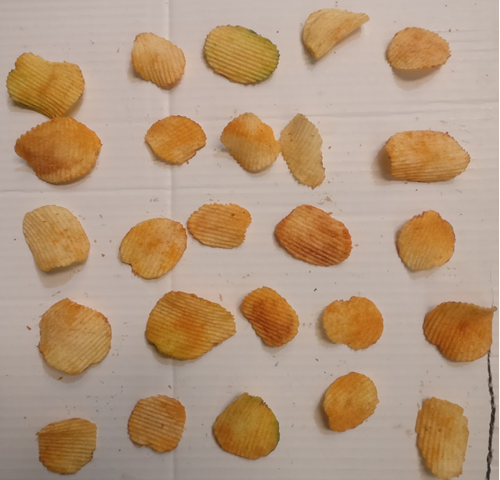
#> input picture Chips_qualityTest/test.png, 500 x 480 px
$ python finaltest.py
#> lines starting #> are read from the running program, lines starting #| are printed output that depends on the picture; after the words box and inside, x2 and y2 are one past the last pixel; in counts of white or black regions, pixels touching at a corner belong together
import cv2
import numpy as np
import imutils


img = cv2.imread('test.png')
#> img is the input picture: shape (480, 500, 3); mean B, G, R 126.6, 152.4, 179.7
hsv = cv2.cvtColor(img,cv2.COLOR_BGR2HSV)
#> hsv: shape (480, 500, 3); mean H, S, V 12.7, 78.3, 179.7
img1 = img.copy()
img2=cv2.cvtColor(img1,cv2.COLOR_BGR2GRAY)
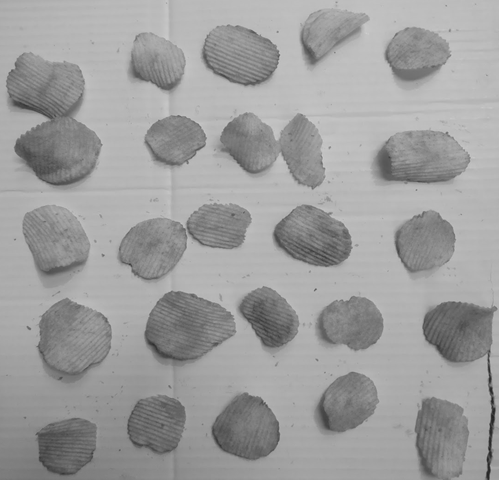
#> img2: shape (480, 500); min 30, max 255, mean 157.6


#low_limit = np.array([0,109,69])

low_limit = np.array([10,108,108])
high_limit = np.array([255,255,255])
mask = cv2.inRange(hsv,low_limit,high_limit)
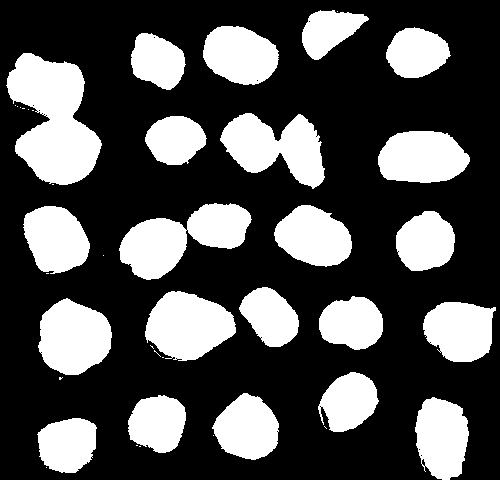
#> mask: shape (480, 500); 31.3% white; 41 white regions (19 under 20 px), largest, box (x1, y1, x2, y2) and area: (6, 53, 102, 185) 7887, (119, 203, 252, 280) 5396, (220, 113, 325, 189) 4682

blurred = cv2.GaussianBlur(mask, (5,5), 2)
bit = cv2.bitwise_and(img, img, mask = mask)
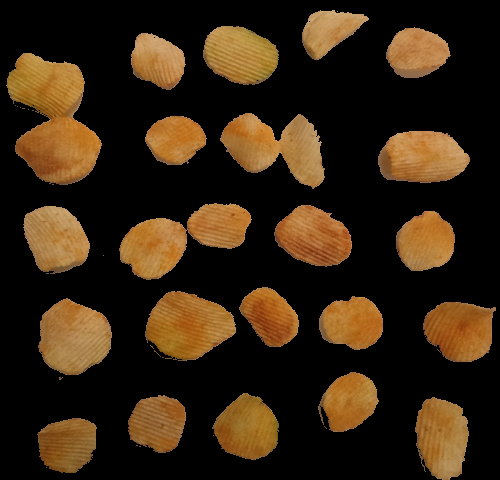
#> bit: shape (480, 500, 3); mean B, G, R 17, 36.3, 53.2

kernel = np.ones((0,0),np.uint8)
edged = cv2.erode(mask.copy(), kernel, iterations = 12)
#> edged: shape (480, 500); 6.6% white; 25 white regions, largest, box (x1, y1, x2, y2) and area: (53, 316, 98, 360) 1322, (162, 306, 219, 345) 1303, (36, 131, 85, 171) 1191
edged = cv2.dilate(edged, kernel, iterations = 12)
#> edged: shape (480, 500); 28.5% white; 25 white regions, largest, box (x1, y1, x2, y2) and area: (150, 294, 231, 357) 4183, (41, 304, 110, 372) 4034, (24, 119, 97, 183) 3903
edged = cv2.Canny(edged, 45,100)
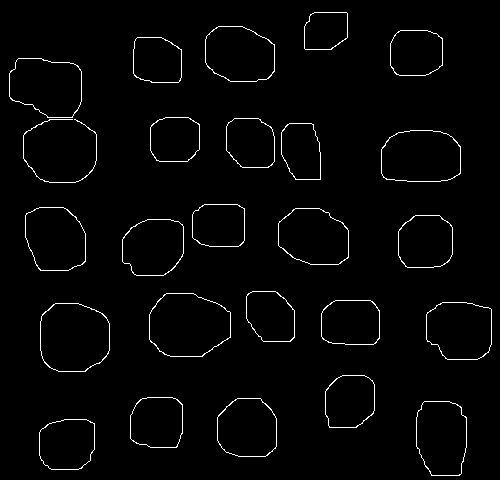
#> edged: shape (480, 500); 2.1% white in thin lines or dots

#time.sleep(1)

cnts,hierarchy = cv2.findContours(edged, cv2.RETR_EXTERNAL , cv2.CHAIN_APPROX_SIMPLE)
#> cnts = 25 contours; largest, box (x1, y1, x2, y2) and area: (149, 293, 231, 357) 4194, (40, 303, 110, 372) 4054, (381, 130, 461, 182) 3605, (9, 58, 82, 118) 3484, (278, 208, 349, 265) 3228

#cnt = imutils.grab_contours(cnt)
#time.sleep(1)

frame = img.copy()
cv2.drawContours(frame,cnts,-1,(255,0,0),1)
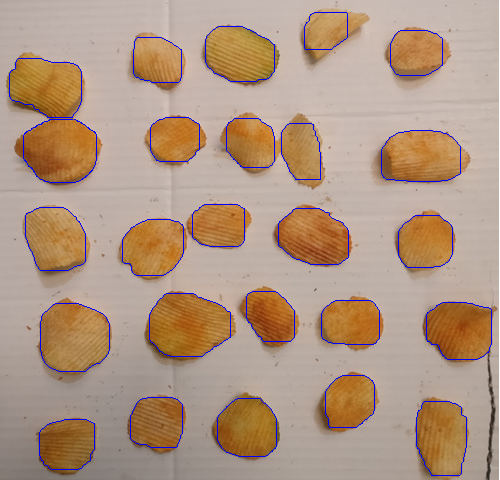
#> frame: shape (480, 500, 3); 1.91% of pixels changed, all inside (x1, y1, x2, y2) = (9, 12, 492, 476)
cv2.imshow('ans',frame)

cv2.waitKey(0)

#hsv1 = cv2.cvtColor(bit,cv2.COLOR_BGR2HSV

#lowercolor = np.array([12,70,0])
#uppercolor = np.array([19,171,250])


lowercolor = np.array([0,87,88])
uppercolor = np.array([60,165,193])
#mask_base = cv2.inRange(hsv1, lowercolor, uppercolor)
#res_base = cv2.bitwise_and(img, img, mask = mask_base)

#edged1 = cv2.Canny(mask_base,45,100)


at = 0

for c in cnts:
	#output = 'N'

	at = cv2.contourArea(c)
	pe = cv2.arcLength(c,True)
	#print(at)
	if(int(at)>25):

		x, y, w, h = cv2.boundingRect(c)

		cv2.rectangle(img,(x,y),(x+w,y+h),(255,0,0),1)


		mask = np.zeros(img2.shape,np.uint8)      #Mask to seperate one Chips at a time
		cv2.drawContours(mask,[c],0,255,-1)

		ans=cv2.bitwise_and(img1, img1, mask=mask)
		ans1=ans.copy()
		hsv1=cv2.cvtColor(ans,cv2.COLOR_BGR2HSV)
		#hsv2=cv2.cvtColor(ans,cv2.COLOR_BGR2HSV)
		msk1=cv2.inRange(hsv1,lowercolor,uppercolor)


		cnts1,hierarchy = cv2.findContours(msk1, cv2.RETR_EXTERNAL , cv2.CHAIN_APPROX_SIMPLE)

		a1 = 0

		for cnt in cnts1 :

			#p = cv2.arcLength(cnt,True)
			a = cv2.contourArea(cnt)
			a1 += a
			#print(a1)

		output = 'N'

		if (float((at - a1)/at)>0.68):
			#print(((at - a1)/at))
			output = ' Y '
		elif (float((at - a1)/at)<=0.68):
			output = ' N '


		cv2.putText(img, output, (x, y), cv2.FONT_ITALIC,1, (255, 0, 0), 1)
#> this loop made 25 passes
#> (at, pe, x, y, w, h, cnts1, output) on passes 3, 10, 18: (2950.5, 203, 217, 398, 60, 59, 6 contours, all with area under 20, ' Y '), (2031.5, 173.2, 246, 291, 49, 51, 7 contours, all with area under 20, ' Y '), (26, 465, 23, 119, 74, 64, 16 contours, all with area under 20, ' N ')
#> (at, pe, x, y, w, h, output) on passes 1, 2, 4, 5, 6, 7: (2429, 188.9, 39, 419, 56, 51, ' Y '), (3225.5, 226.3, 416, 401, 51, 75, ' N '), (2351, 184.1, 130, 397, 53, 51, ' Y '), (2232.5, 179.2, 325, 375, 50, 53, ' Y '), (4053.5, 238.3, 40, 303, 70, 69, ' N '), (3219, 221.7, 426, 302, 66, 58, ' Y ')
#> hsv1: shape (480, 500, 3); mean H, S, V 0.1, 0.9, 1.2
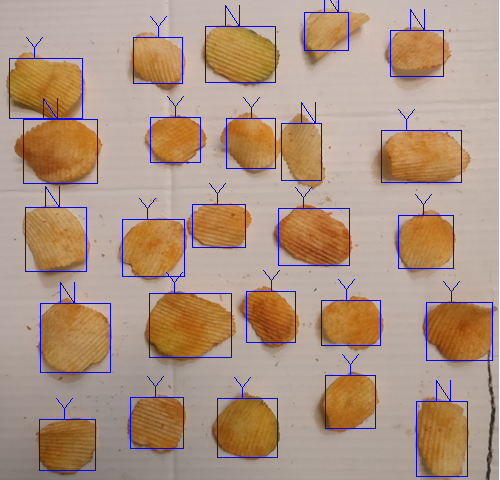
#> img: shape (480, 500, 3); 2.78% of pixels changed, all inside (x1, y1, x2, y2) = (9, 0, 493, 477)
#> mask: shape (480, 500); 0.63% white; 1 white region, box (x1, y1, x2, y2) and area: (304, 12, 348, 50) 1501
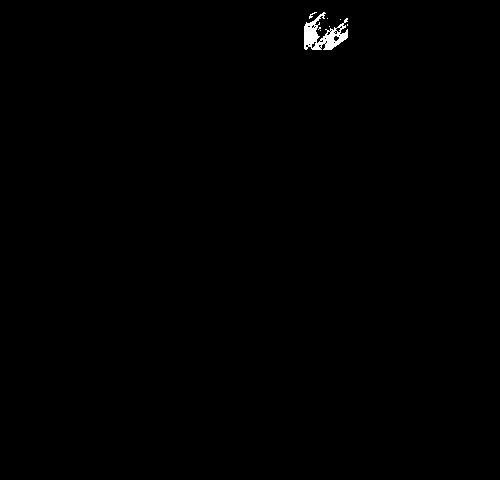
#> msk1: shape (480, 500); 0.34% white; 8 white regions (7 under 20 px), largest, box (x1, y1, x2, y2) and area: (304, 12, 348, 50) 785

#bit1 = cv2.bitwise_and(img, img, mask = msk1)
#cv2.imshow('ok',bit1)
cv2.imshow('final',img)
cv2.waitKey(0)
